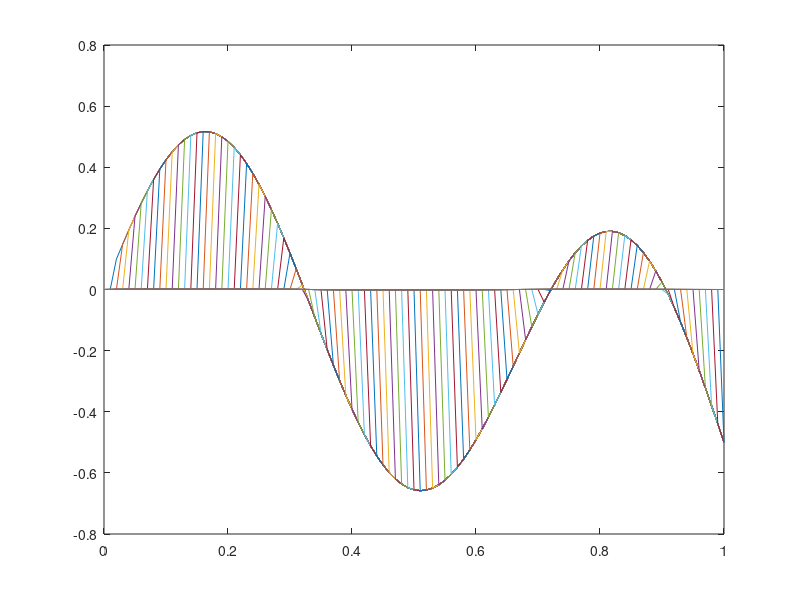

MATLAB code to generate this figure:
clear all
close all

N=100
svektor=(0:N)/N;
A=5; 
k=3;
t=0;
stegl=1/100
svektor=(0:N)/N
thv_ana = (A/(k*pi))*((sin(k*pi*svektor + 2*pi*t)) - sin(2*pi*t))
thv_num=stegl*cumtrapz(svektor)
kappav=A*cos(k*pi*svektor+2*pi*t)
thv_num0=zeros(size(svektor));
thv_num=stegl*cumtrapz(svektor)

for i=1:N
    thv_num(i+1)=thv_num(i)+(stegl/2)*((kappav(i)+kappav(i+1)))
    thv_ana=(A/(k*pi))*((sin(k*pi*svektor+2*pi*t))-sin(2*pi*t))

diff=thv_ana-thv_num

plot(svektor, diff)
hold on;

end


